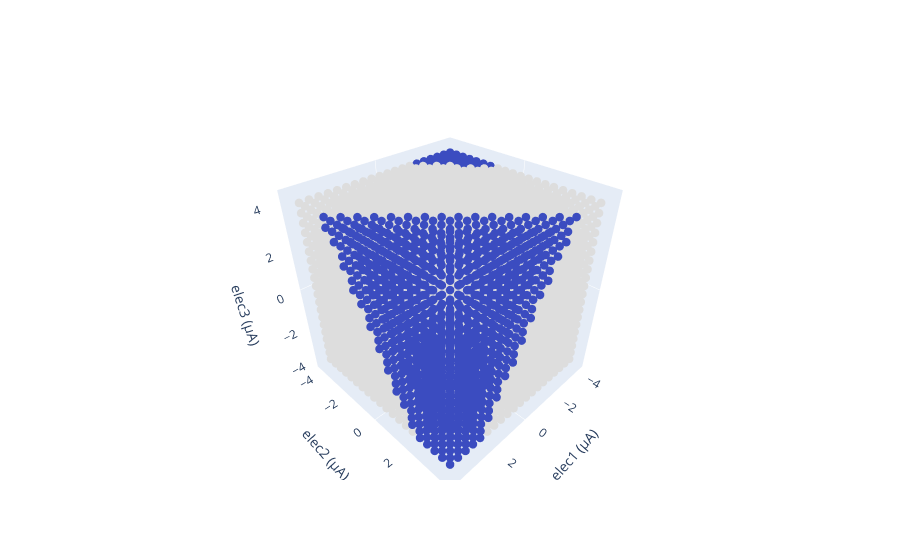
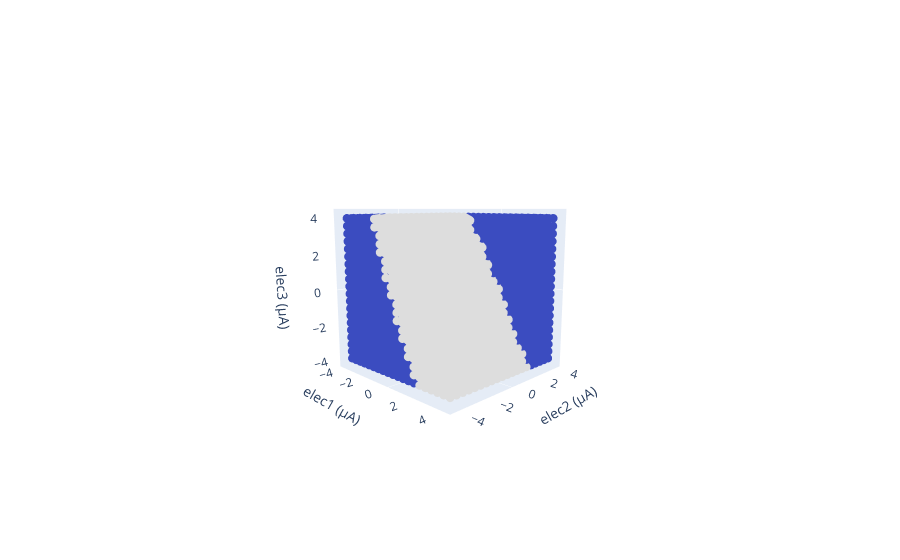

The code cell stored with these charts, in order, in its notebook:
### Code cell
# Coolwarm color bar
import matplotlib.colors as mcolors

# Get the colormap
cmap = plt.get_cmap('coolwarm')

# Convert the colormap to a list of colors
colors = [mcolors.rgb2hex(cmap(i)) for i in range(cmap.N)]

# Create a 3D scatter plot
fig = go.Figure(data=[go.Scatter3d(
    x=i1_filtered,
    y=i2_filtered,
    z=i3_filtered,
    # x=i1_filtered,
    # y=i3_filtered,
    # z=i2_filtered,
    mode='markers',
    marker=dict(
        size=5,
        # color='magenta',
        color=COM_filtered,
        opacity=1,
        colorscale=colors,  # Set the color scale to 'RdBu'
        cmin=166,           # Set the minimum value of the color scale
        cmax=172,           # Set the maximum value of the color scale
        # cmin=0,           # Set the minimum value of the color scale
        # cmax=16,           # Set the maximum value of the color scale
        # colorbar=dict(
        #     title='Color Scale',
        #     # tickvals=[166, 167, 168, 169, 170, 171, 172],  # Define tick values
        #     # tickvals=[0, 1, 2, 3, 4, 5, 6, 7, 8],  # Define tick values
        #     ticks='outside'
        # )
    )
)])

# Set the axis range
fig.update_layout(scene=dict(
    xaxis=dict(range=[-4.5, 4.5]),
    yaxis=dict(range=[-4.5, 4.5]),
    zaxis=dict(range=[-4.5, 4.5]),
    aspectmode='cube'
))
# # Set the axis range
# fig.update_layout(scene=dict(
#     # xaxis=dict(range=[-5, 5]),
#     # yaxis=dict(range=[-5, 5]),
#     # zaxis=dict(range=[-5, 5]),
#     xaxis=dict(range=[-3, 3]),
#     yaxis=dict(range=[-3, 3]),
#     zaxis=dict(range=[-3, 3]),
#     aspectmode='cube'
# ))

# Label x,y,z axes
fig.update_layout(scene=dict(
    xaxis_title='elec1 (µA)',
    yaxis_title='elec2 (µA)',
    zaxis_title='elec3 (µA)'
))

# Update layout to make the axes less visible
fig.update_layout(scene=dict(
    xaxis=dict(
        showgrid=False,
        showline=False,
        showticklabels=True,
        gridcolor='rgba(0,0,0,0)',
        linecolor='rgba(0,0,0,0)',
        tickcolor='rgba(0,0,0,0)'
    ),
    yaxis=dict(
        showgrid=False,
        showline=False,
        showticklabels=True,
        gridcolor='rgba(0,0,0,0)',
        linecolor='rgba(0,0,0,0)',
        tickcolor='rgba(0,0,0,0)'
    ),
    zaxis=dict(
        showgrid=False,
        showline=False,
        showticklabels=True,
        gridcolor='rgba(0,0,0,0)',
        linecolor='rgba(0,0,0,0)',
        tickcolor='rgba(0,0,0,0)'
    )
))

# fig.update_layout(scene=dict(
#     xaxis=dict(tickvals=[-4,-2,0,2,4]),
#     yaxis=dict(tickvals=[-4,-2,0,2,4]),
#     zaxis=dict(tickvals=[-4,-2,0,2,4])
# ))
# fig.update_layout(scene=dict(
#     xaxis=dict(tickvals=[-2,0,2]),
#     yaxis=dict(tickvals=[-2,0,2]),
#     zaxis=dict(tickvals=[-2,0,2])
# ))


fig.show()

# # Save the plot to an HTML file
# html_file = 'defense_offAxonal.html'
# pio.write_html(fig, file=html_file)

# # Save a specific orientation as a PDF 
# # select the orientation
# fig.update_layout(scene_camera=dict(eye=dict(x=-2, y=2, z=.5)))
fig.update_layout(scene_camera=dict(eye=dict(x=2, y=-2, z=.5)))
# fig.write_image("fig6_onAxonal_V3.pdf")

### Figure 1 — Plotly figure (JSON) as saved in the notebook; plotly's stock layout.template omitted (floating-point values rounded to 4 significant figures; data arrays with more than 128 entries replaced by an {"elided": "..."} marker saying what was removed)
{"data": [{"marker": {"cmax": 172, "cmin": 166, "color": {"elided": "8000 int values"}, "colorscale": {"elided": "256x2 mixed values"}, "opacity": 1, "size": 5}, "mode": "markers", "type": "scatter3d", "x": {"elided": "8000 float values"}, "y": {"elided": "8000 float values"}, "z": {"elided": "8000 float values"}}], "layout": {"scene": {"aspectmode": "cube", "xaxis": {"gridcolor": "rgba(0,0,0,0)", "linecolor": "rgba(0,0,0,0)", "range": [-4.5, 4.5], "showgrid": false, "showline": false, "showticklabels": true, "tickcolor": "rgba(0,0,0,0)", "title": {"text": "elec1 (µA)"}}, "yaxis": {"gridcolor": "rgba(0,0,0,0)", "linecolor": "rgba(0,0,0,0)", "range": [-4.5, 4.5], "showgrid": false, "showline": false, "showticklabels": true, "tickcolor": "rgba(0,0,0,0)", "title": {"text": "elec2 (µA)"}}, "zaxis": {"gridcolor": "rgba(0,0,0,0)", "linecolor": "rgba(0,0,0,0)", "range": [-4.5, 4.5], "showgrid": false, "showline": false, "showticklabels": true, "tickcolor": "rgba(0,0,0,0)", "title": {"text": "elec3 (µA)"}}}}}

### Figure 2 — Plotly figure (JSON) as saved in the notebook; plotly's stock layout.template omitted (floating-point values rounded to 4 significant figures; data arrays with more than 128 entries replaced by an {"elided": "..."} marker saying what was removed)
{"data": [{"marker": {"cmax": 172, "cmin": 166, "color": {"elided": "8000 int values"}, "colorscale": {"elided": "256x2 mixed values"}, "opacity": 1, "size": 5}, "mode": "markers", "type": "scatter3d", "x": {"elided": "8000 float values"}, "y": {"elided": "8000 float values"}, "z": {"elided": "8000 float values"}}], "layout": {"scene": {"aspectmode": "cube", "camera": {"eye": {"x": 2, "y": -2, "z": 0.5}}, "xaxis": {"gridcolor": "rgba(0,0,0,0)", "linecolor": "rgba(0,0,0,0)", "range": [-4.5, 4.5], "showgrid": false, "showline": false, "showticklabels": true, "tickcolor": "rgba(0,0,0,0)", "title": {"text": "elec1 (µA)"}}, "yaxis": {"gridcolor": "rgba(0,0,0,0)", "linecolor": "rgba(0,0,0,0)", "range": [-4.5, 4.5], "showgrid": false, "showline": false, "showticklabels": true, "tickcolor": "rgba(0,0,0,0)", "title": {"text": "elec2 (µA)"}}, "zaxis": {"gridcolor": "rgba(0,0,0,0)", "linecolor": "rgba(0,0,0,0)", "range": [-4.5, 4.5], "showgrid": false, "showline": false, "showticklabels": true, "tickcolor": "rgba(0,0,0,0)", "title": {"text": "elec3 (µA)"}}}}}
